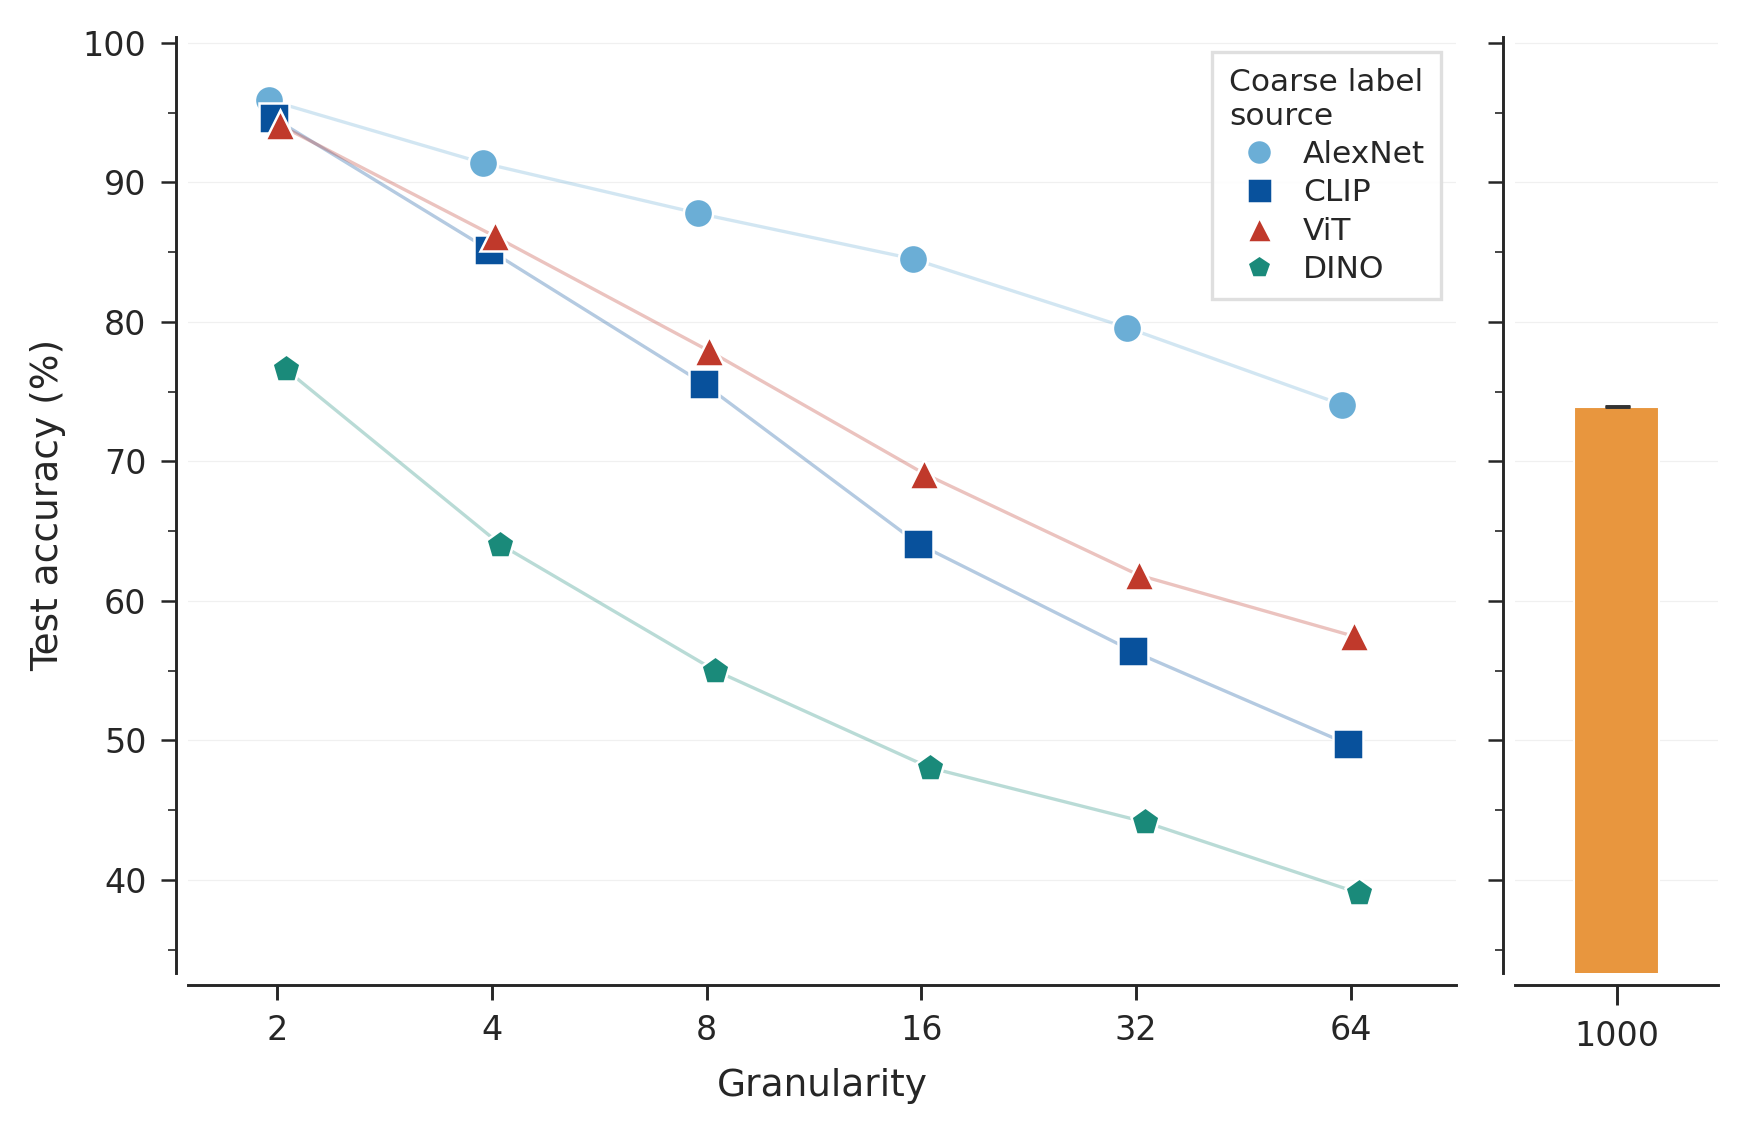

Python code for this plot:
"""Supplementary Figure S7: Training Summary — Test accuracy vs granularity.

Left panel: scatter (broken x-axis, jittered markers, 4 PCA label sources, 2-64).
Right panel: narrow bar for 1000-way baseline (orange).

Usage:
    python manuscript/figures/supplementary/supp_s7_training_accuracy.py
"""

import os
import sys

import numpy as np
import pandas as pd
import matplotlib.pyplot as plt
import matplotlib.gridspec as gridspec
from matplotlib.lines import Line2D
from matplotlib.ticker import AutoMinorLocator, FixedLocator, FuncFormatter, NullLocator
import seaborn as sns

sys.path.insert(0, ".")
from manuscript.figures.fig_utils import (
    setup_style, COARSE_CFGS, MARKER_SIZE, EDGE_COLOR, EDGE_WIDTH,
)

OUTPUT = "manuscript/figures/supplementary/supp_s7_training_accuracy.png"

SEED_LETTERS = ["a", "b", "c"]
FINAL_EPOCH = 20

# ── PCA label sources — same as S1 ──────────────────────────────────────
ARCHITECTURES = [
    ("alexnet", "/data/ymehta3/alexnet_pca", "AlexNet"),
    ("clip",    "/data/ymehta3/clip_pca",    "CLIP"),
    ("vit",     "/data/ymehta3/vit_pca",     "ViT"),
    ("dino",    "/data/ymehta3/dino_pca",    "DINO"),
]
ARCH_STYLE = {
    "alexnet": {"color": "#6baed6", "marker": "o"},
    "clip":    {"color": "#08519c", "marker": "s"},
    "vit":     {"color": "#c0392b", "marker": "^"},
    "dino":    {"color": "#1a8a7a", "marker": "p"},
}
BASELINE_1K_COLOR = "#e8963e"


def _compute_jitter(arch_idx, n_arch):
    """Minimal jitter — points are vertically distinct."""
    spread = np.linspace(-1, 1, n_arch)
    return 2 ** (spread[arch_idx] * 0.04)


def _load_final_accuracy(checkpoint_dir, cfg_id, seed_letter):
    if cfg_id == 1000:
        path = f"/data/ymehta3/default/cfg1000{seed_letter}/training_metrics.csv"
    else:
        path = f"{checkpoint_dir}/cfg{cfg_id}{seed_letter}/training_metrics.csv"
    if not os.path.exists(path):
        return np.nan
    df = pd.read_csv(path)
    row = df[df["epoch"] == FINAL_EPOCH]
    if row.empty:
        return np.nan
    return row.iloc[0]["test_acc"]


def _load_accuracies(checkpoint_dir):
    """Load test accuracies for coarse conditions (2-64)."""
    data = {}
    for cfg in COARSE_CFGS:
        accs = [_load_final_accuracy(checkpoint_dir, cfg, sl) for sl in SEED_LETTERS]
        valid = [a for a in accs if not np.isnan(a)]
        if valid:
            mean = np.mean(valid)
            sem = np.std(valid) / np.sqrt(len(valid)) if len(valid) > 1 else 0
            data[cfg] = (mean, sem)
    return data


def _load_baseline():
    """Load 1000-way test accuracy (mean, sem)."""
    accs = [_load_final_accuracy("", 1000, sl) for sl in SEED_LETTERS]
    valid = [a for a in accs if not np.isnan(a)]
    if valid:
        mean = np.mean(valid)
        sem = np.std(valid) / np.sqrt(len(valid)) if len(valid) > 1 else 0
        return mean, sem
    return np.nan, 0


def _build_legend():
    """Legend with only the 4 PCA label sources."""
    return [Line2D([], [], marker=ARCH_STYLE[k]["marker"], color="none",
                   markerfacecolor=ARCH_STYLE[k]["color"],
                   markeredgecolor=EDGE_COLOR, markeredgewidth=EDGE_WIDTH,
                   markersize=6, label=d)
            for k, _, d in ARCHITECTURES]


def main():
    setup_style()
    plt.rcParams.update({
        "axes.labelsize": 9,
        "axes.titlesize": 10,
        "xtick.labelsize": 8,
        "ytick.labelsize": 8,
        "axes.linewidth": 0.7,
        "xtick.major.width": 0.7,
        "ytick.major.width": 0.7,
    })

    fig = plt.figure(figsize=(6, 4))
    gs = gridspec.GridSpec(1, 2, figure=fig,
                           width_ratios=[5, 0.8],
                           wspace=0.08,
                           left=0.10, right=0.95, top=0.92, bottom=0.14)

    ax_scatter = fig.add_subplot(gs[0, 0])
    ax_bar = fig.add_subplot(gs[0, 1], sharey=ax_scatter)

    all_y = []

    # ── Left panel: coarse scatter (2-64) ──
    for arch_idx, (arch_key, ckpt_dir, _) in enumerate(ARCHITECTURES):
        style = ARCH_STYLE[arch_key]
        data = _load_accuracies(ckpt_dir)
        jitter = _compute_jitter(arch_idx, len(ARCHITECTURES))

        valid_x, valid_y = [], []
        for cfg in COARSE_CFGS:
            if cfg not in data:
                continue
            mean, sem = data[cfg]
            all_y.append(mean)
            x_pos = cfg * jitter
            valid_x.append(x_pos)
            valid_y.append(mean)
            ax_scatter.errorbar(x_pos, mean, yerr=sem,
                                fmt=style["marker"], color=style["color"],
                                markersize=MARKER_SIZE,
                                markeredgecolor=EDGE_COLOR,
                                markeredgewidth=EDGE_WIDTH,
                                capsize=1.5, capthick=0.5,
                                ecolor=style["color"], elinewidth=0.7,
                                zorder=4)

        # Light connecting line
        if len(valid_x) > 1:
            ax_scatter.plot(valid_x, valid_y, color=style["color"],
                            linewidth=0.8, alpha=0.3, zorder=3)

    # Scatter axis formatting
    ax_scatter.set_xscale("log", base=2)
    coarse_set = set(COARSE_CFGS)
    ax_scatter.xaxis.set_major_locator(FixedLocator(COARSE_CFGS))
    ax_scatter.xaxis.set_major_formatter(FuncFormatter(
        lambda val, pos: str(int(val)) if int(round(val)) in coarse_set else ""))
    ax_scatter.xaxis.set_minor_locator(NullLocator())
    ax_scatter.tick_params(axis="x", which="minor", bottom=False)
    ax_scatter.tick_params(axis="x", which="major", length=3.5, width=0.7, labelsize=8)
    ax_scatter.set_xlim(1.5, 90)
    ax_scatter.set_xlabel("Granularity", fontsize=9, labelpad=5)
    ax_scatter.set_ylabel("Test accuracy (%)", fontsize=9, labelpad=4)

    ax_scatter.tick_params(axis="y", which="major", direction="out", length=3.5, width=0.6)
    ax_scatter.yaxis.set_minor_locator(AutoMinorLocator(2))
    ax_scatter.tick_params(axis="y", which="minor", direction="out", length=2, width=0.4)
    ax_scatter.yaxis.grid(True, which="major", color="#F0F0F0", linewidth=0.3, zorder=0)
    ax_scatter.yaxis.set_major_formatter(FuncFormatter(lambda v, _: f"{v:.0f}"))
    sns.despine(ax=ax_scatter, right=True, top=True, offset=3)

    # Legend — top right, two-line title
    ax_scatter.legend(handles=_build_legend(), fontsize=7.5, frameon=True,
                      fancybox=False, framealpha=0.92, edgecolor="#dddddd",
                      borderpad=0.5, handletextpad=0.4, labelspacing=0.3,
                      title="Coarse label\nsource", title_fontsize=7.5,
                      loc="upper right")

    # ── Right panel: 1000-way bar ──
    bl_mean, bl_sem = _load_baseline()
    if not np.isnan(bl_mean):
        all_y.append(bl_mean)
        ax_bar.bar(0, bl_mean, width=0.5, color=BASELINE_1K_COLOR,
                   edgecolor="white", linewidth=0.5, zorder=3)
        ax_bar.errorbar(0, bl_mean, yerr=bl_sem,
                        fmt="none", ecolor="#333333", elinewidth=0.8,
                        capsize=3, capthick=0.7, zorder=4)

    ax_bar.set_xticks([0])
    ax_bar.set_xticklabels(["1000"], fontsize=8)
    ax_bar.set_xlabel("", fontsize=9)
    ax_bar.set_xlim(-0.6, 0.6)
    ax_bar.tick_params(axis="y", labelleft=False)
    ax_bar.tick_params(axis="y", which="major", direction="out", length=3.5, width=0.6)
    ax_bar.yaxis.set_minor_locator(AutoMinorLocator(2))
    ax_bar.tick_params(axis="y", which="minor", direction="out", length=2, width=0.4)
    ax_bar.yaxis.grid(True, which="major", color="#F0F0F0", linewidth=0.3, zorder=0)
    sns.despine(ax=ax_bar, right=True, top=True, offset=3)

    # Shared y-limits
    y_min, y_max = min(all_y), max(all_y)
    y_range = y_max - y_min
    ax_scatter.set_ylim(y_min - y_range * 0.10, y_max + y_range * 0.08)

    fig.savefig(OUTPUT, dpi=300, bbox_inches="tight",
                facecolor="white", edgecolor="none")
    print(f"Saved -> {OUTPUT}")
    plt.close()


if __name__ == "__main__":
    main()
